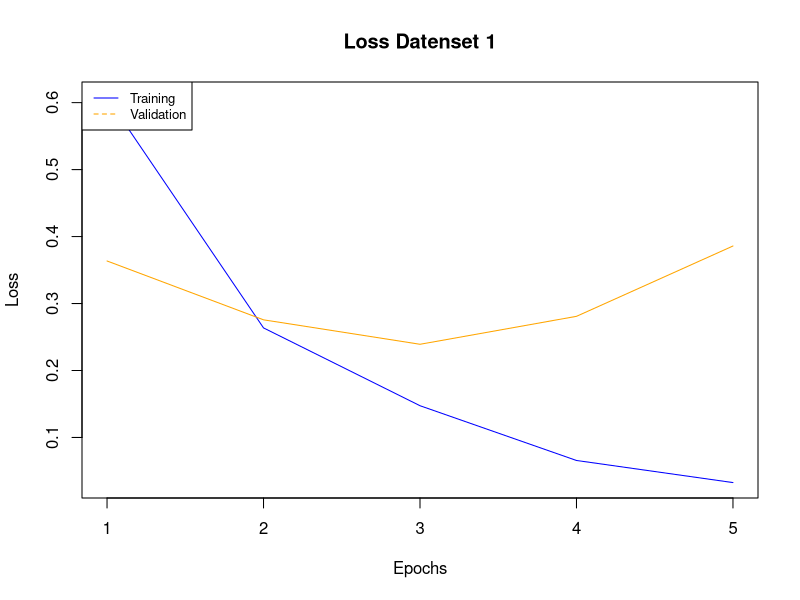
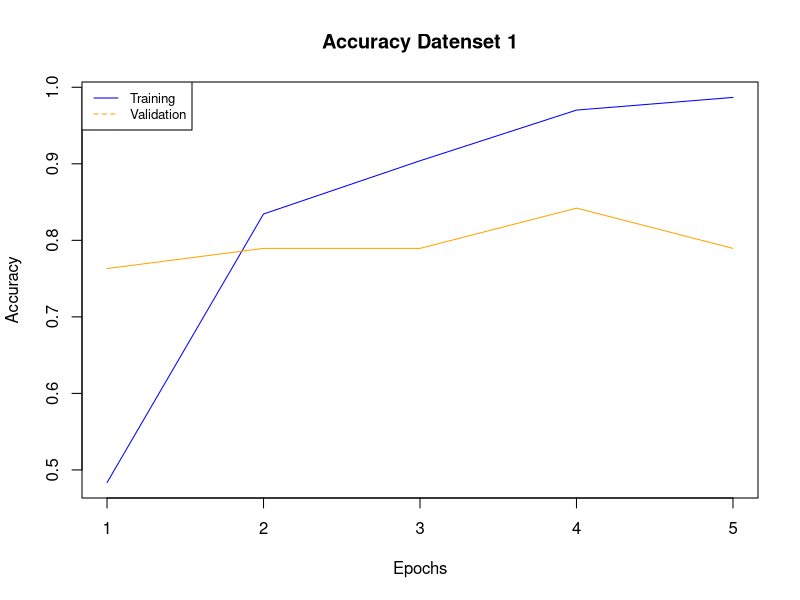
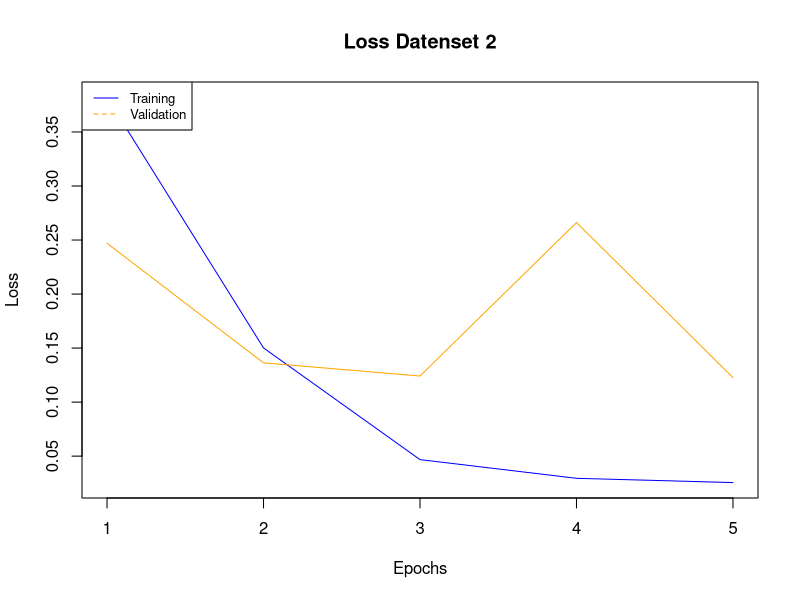
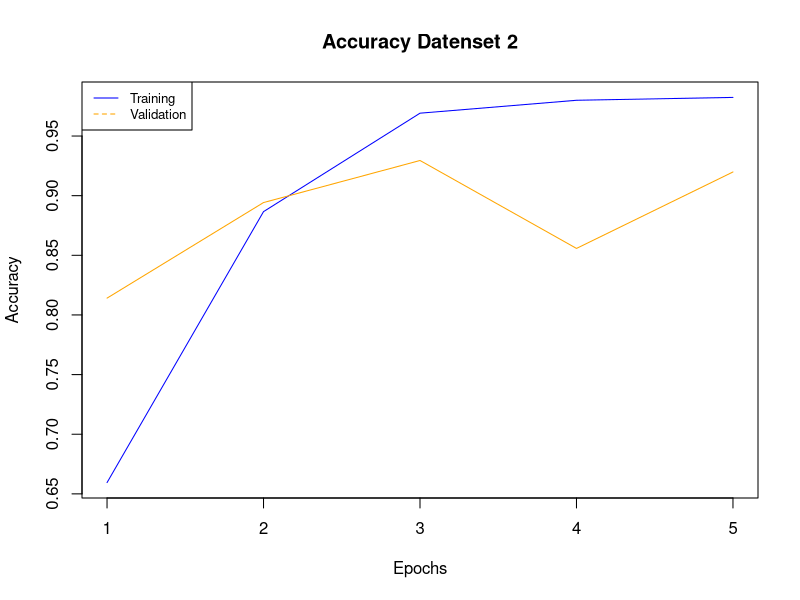
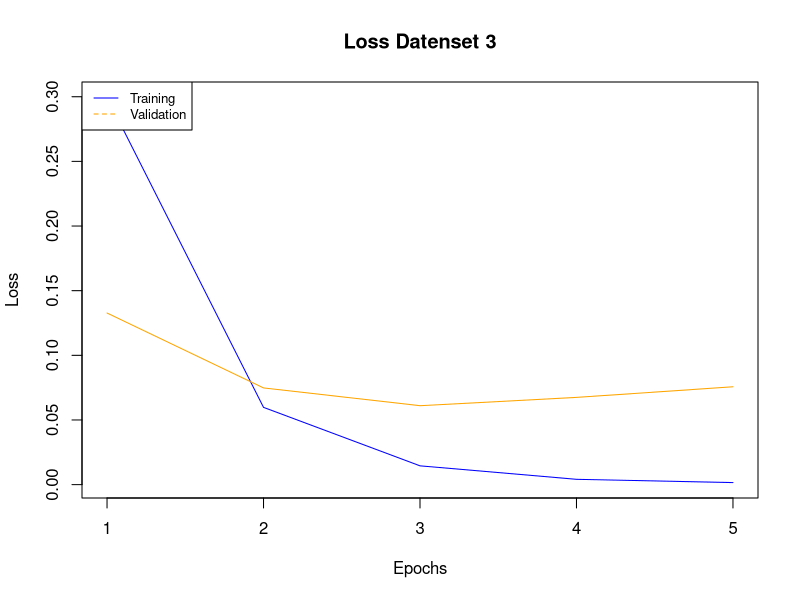
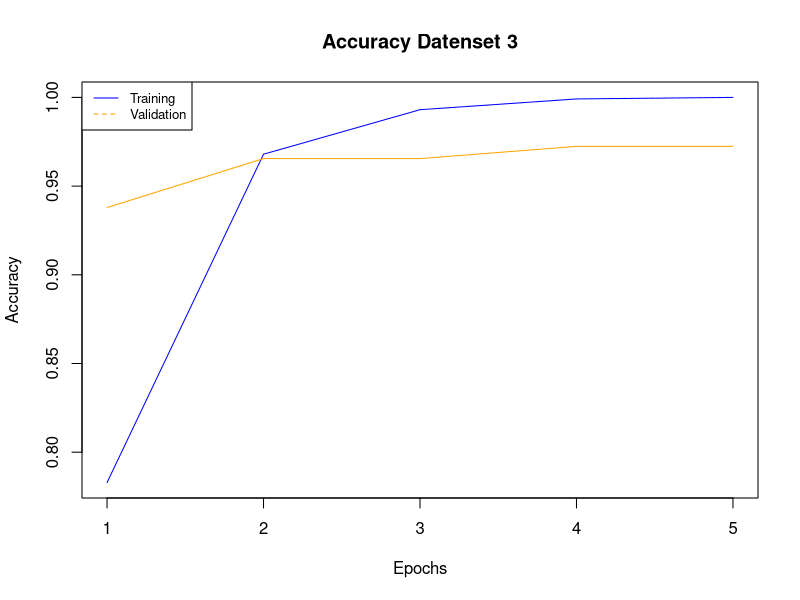

These figures' R source, in order:
## ---- chunk 1
knitr::opts_chunk$set(echo = TRUE)
## ---- chunk 2
loss_tr <- c(0.6077831, 0.26356995, 0.14737834, 0.06560055, 0.0325946)
acc_tr <- c(0.48344371, 0.83443709, 0.90397351, 0.97019868, 0.98675497)
loss_val <- c(0.36352589, 0.2756484, 0.23913771, 0.28088699, 0.38590452)
acc_val <- c(0.76315789, 0.78947368, 0.78947368, 0.84210526, 0.78947368)
x <- c(1,2,3,4,5)
## ---- chunk 3
# Create a first line
plot(x, loss_tr, type = "l", frame = TRUE, pch = 19, 
     col = "blue", xlab = "Epochs", ylab = "Loss")
# Add a second line
lines(x, loss_val, type = "l", pch = 18, col = "orange")
# Add a legend to the plot
legend("topleft", legend=c("Training", "Validation"),
       col=c("blue", "orange"), lty=1:2, cex=0.8)
title(main = "Loss Datenset 1", sub = NULL)
## ---- chunk 4
# Create a first line
plot(x, acc_tr, type = "l", frame = TRUE, pch = 19, 
     col = "blue", xlab = "Epochs", ylab = "Accuracy")
# Add a second line
lines(x, acc_val, type = "l", pch = 18, col = "orange")
# Add a legend to the plot
legend("topleft", legend=c("Training", "Validation"),
       col=c("blue", "orange"), lty=1:2, cex=0.8)
title(main = "Accuracy Datenset 1", sub = NULL)
## ---- chunk 5
loss_tr <- c(0.38197518, 0.15011828, 0.04676881, 0.02947498, 0.02552669)
acc_tr <- c(0.65945513, 0.88661859, 0.96915064, 0.97996795, 0.98237179)
loss_val <- c(0.24697133, 0.13631317, 0.12414584, 0.26618652, 0.12264567)
acc_val <- c(0.81410256, 0.89423077, 0.92948718, 0.85576923, 0.91987179)
x <- c(1,2,3,4,5)
## ---- chunk 6
# Create a first line
plot(x, loss_tr, type = "l", frame = TRUE, pch = 19, 
     col = "blue", xlab = "Epochs", ylab = "Loss")
# Add a second line
lines(x, loss_val, type = "l", pch = 18, col = "orange")
# Add a legend to the plot
legend("topleft", legend=c("Training", "Validation"),
       col=c("blue", "orange"), lty=1:2, cex=0.8)
title(main = "Loss Datenset 2", sub = NULL)
## ---- chunk 7
# Create a first line
plot(x, acc_tr, type = "l", frame = TRUE, pch = 19, 
     col = "blue", xlab = "Epochs", ylab = "Accuracy")
# Add a second line
lines(x, acc_val, type = "l", pch = 18, col = "orange")
# Add a legend to the plot
legend("topleft", legend=c("Training", "Validation"),
       col=c("blue", "orange"), lty=1:2, cex=0.8)
title(main = "Accuracy Datenset 2", sub = NULL)
## ---- chunk 8
loss_tr <- c(0.29946331, 0.0597464, 0.0145295, 0.00410857, 0.00157379)
acc_tr <- c(0.78287197, 0.96799308, 0.99307958, 0.99913495, 1. )
loss_val <- c(0.13269771, 0.07477671, 0.06103931, 0.06747813, 0.07568188)
acc_val <- c(0.93793103, 0.96551724, 0.96551724, 0.97241379, 0.97241379)
x <- c(1,2,3,4,5)
## ---- chunk 9
# Create a first line
plot(x, loss_tr, type = "l", frame = TRUE, pch = 19, 
     col = "blue", xlab = "Epochs", ylab = "Loss")
# Add a second line
lines(x, loss_val, type = "l", pch = 18, col = "orange")
# Add a legend to the plot
legend("topleft", legend=c("Training", "Validation"),
       col=c("blue", "orange"), lty=1:2, cex=0.8)
title(main = "Loss Datenset 3", sub = NULL)
## ---- chunk 10
# Create a first line
plot(x, acc_tr, type = "l", frame = TRUE, pch = 19, 
     col = "blue", xlab = "Epochs", ylab = "Accuracy")
# Add a second line
lines(x, acc_val, type = "l", pch = 18, col = "orange")
# Add a legend to the plot
legend("topleft", legend=c("Training", "Validation"),
       col=c("blue", "orange"), lty=1:2, cex=0.8)
title(main = "Accuracy Datenset 3", sub = NULL)
